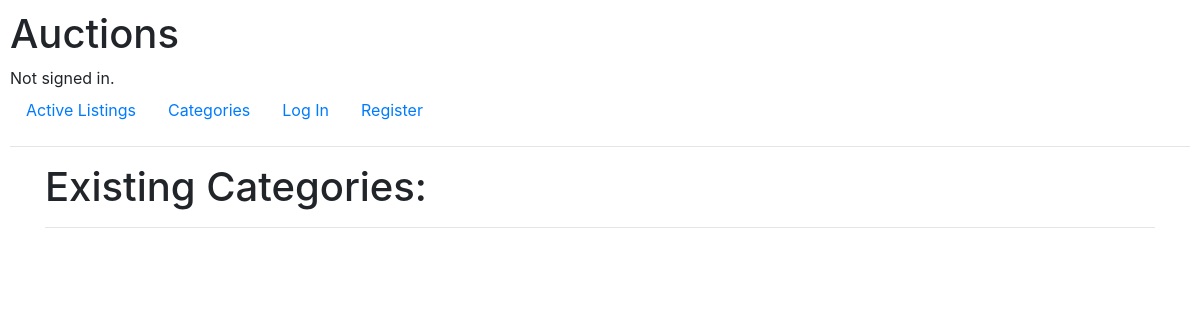
The page /categories/ on the database as committed earlier.
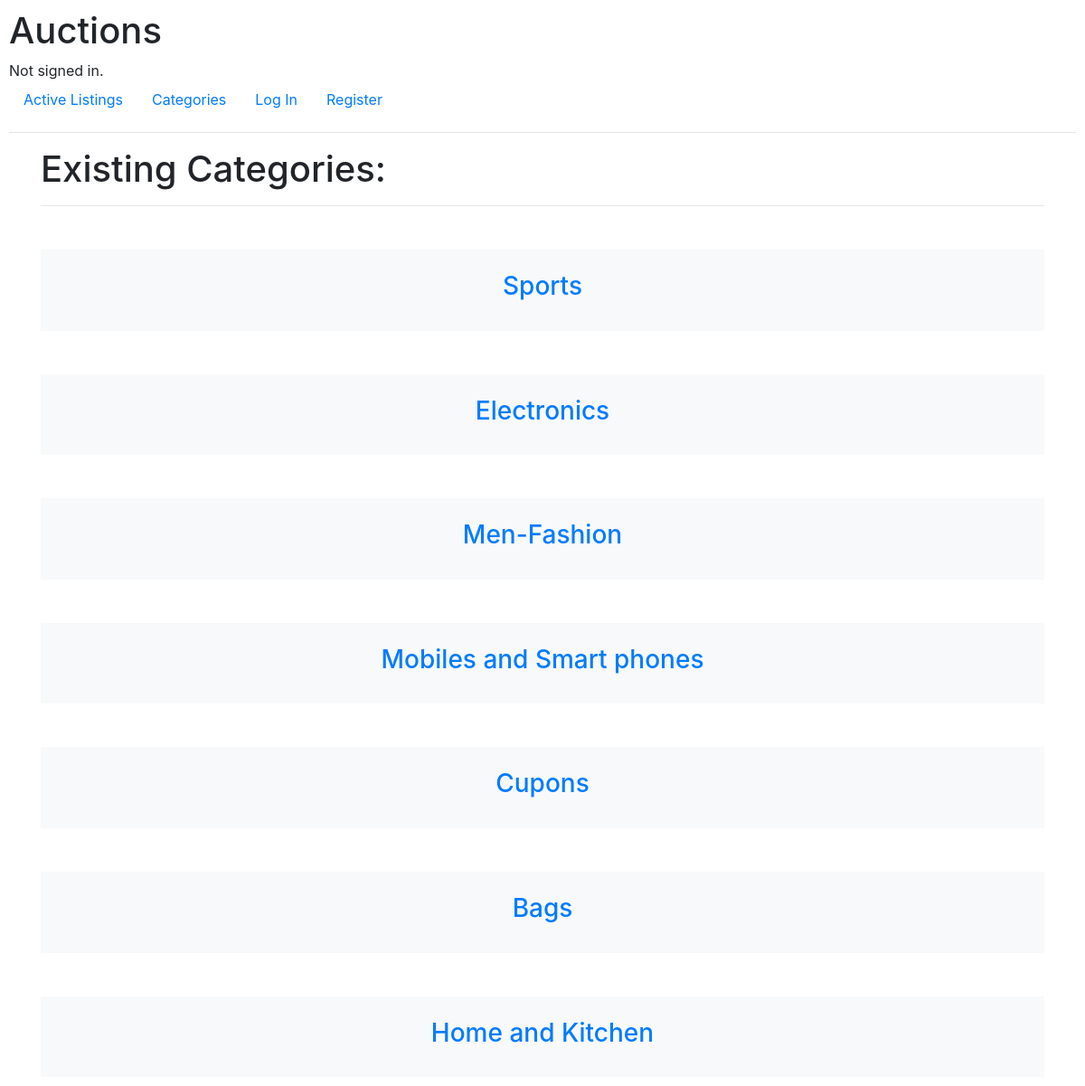
The same page on the database as committed later.
### auctions/models.py (models this page shows, shortened)
class Category (models.Model):
    id = models.AutoField(primary_key=True)
    name = models.TextField(max_length=100)

### auctions/views.py (the view)
def cats (request):
    cats = Category.objects.all()
    return render (request, "auctions/cats.html", {
        "cats" : cats
    })

### auctions/templates/auctions/cats.html
{% extends "auctions/layout.html" %}
{% block body%}
<div class="container">
  <h1>Existing Categories: </h1>
  <hr>
  {% for cat in cats %}
  <a href="{% url 'catlist' cat.name %}" >
    <div class="text-center mt-5 p-4 bg-light">
      <h3>{{cat.name}}</h3>
    </div>
  </a>
  {% endfor %}
</div>
{% endblock %}

### auctions/templates/auctions/layout.html (shortened to what this page needs)
{% load static %}
<!DOCTYPE html>
<html lang="en">
    <head>
        <link rel="stylesheet" href="https://stackpath.bootstrapcdn.com/bootstrap/4.4.1/css/bootstrap.min.css">
        <link href="{% static 'auctions/styles.css' %}" rel="stylesheet">
    </head>
    <body>
        <h1>Auctions</h1>
        <div>
            {% if user.is_authenticated %}
                Signed in as <strong>{{ user.username }}</strong>.
            {% else %}
                Not signed in.
            {% endif %}
        </div>
        <ul class="nav">
            <li class="nav-item">
                <a class="nav-link" href="{% url 'index' %}">Active Listings</a>
            </li>
            <li class="nav-item">
                <a  class="nav-link" href="{% url 'cats' %}">Categories</a>
            </li>
            {% if user.is_authenticated %}
                <li class="nav-item">
                    <a class="nav-link" href="{% url 'logout' %}">Log Out</a>
                </li>
                <li class="nav-item">
                    <a class="nav-link" href="{% url 'add_listing' %}">Add New Listing</a>
                </li>
                <li class="nav-item">
                    <a href="{% url 'watchlist' %}" class="nav-link">Watchlist</a>
                </li>
            {% else %}
                <li class="nav-item">
                    <a class="nav-link" href="{% url 'login' %}">Log In</a>
                </li>
                <li class="nav-item">
                    <a class="nav-link" href="{% url 'register' %}">Register</a>
                </li>
            {% endif %}
        </ul>
        <hr>
        {% block body %}
        {% endblock %}
    </body>
</html>

### auctions/static/auctions/styles.css (style rules this page uses)
body { padding: 10px; }

Rows that differ between the two databases and show on the page:
added Category: name "Sports"
added Category: name "Electronics"
added Category: name "Men-Fashion"
added Category: name "Mobiles and Smart phones"
added Category: name "Cupons"
added Category: name "Bags"
added Category: name "Home and Kitchen"
